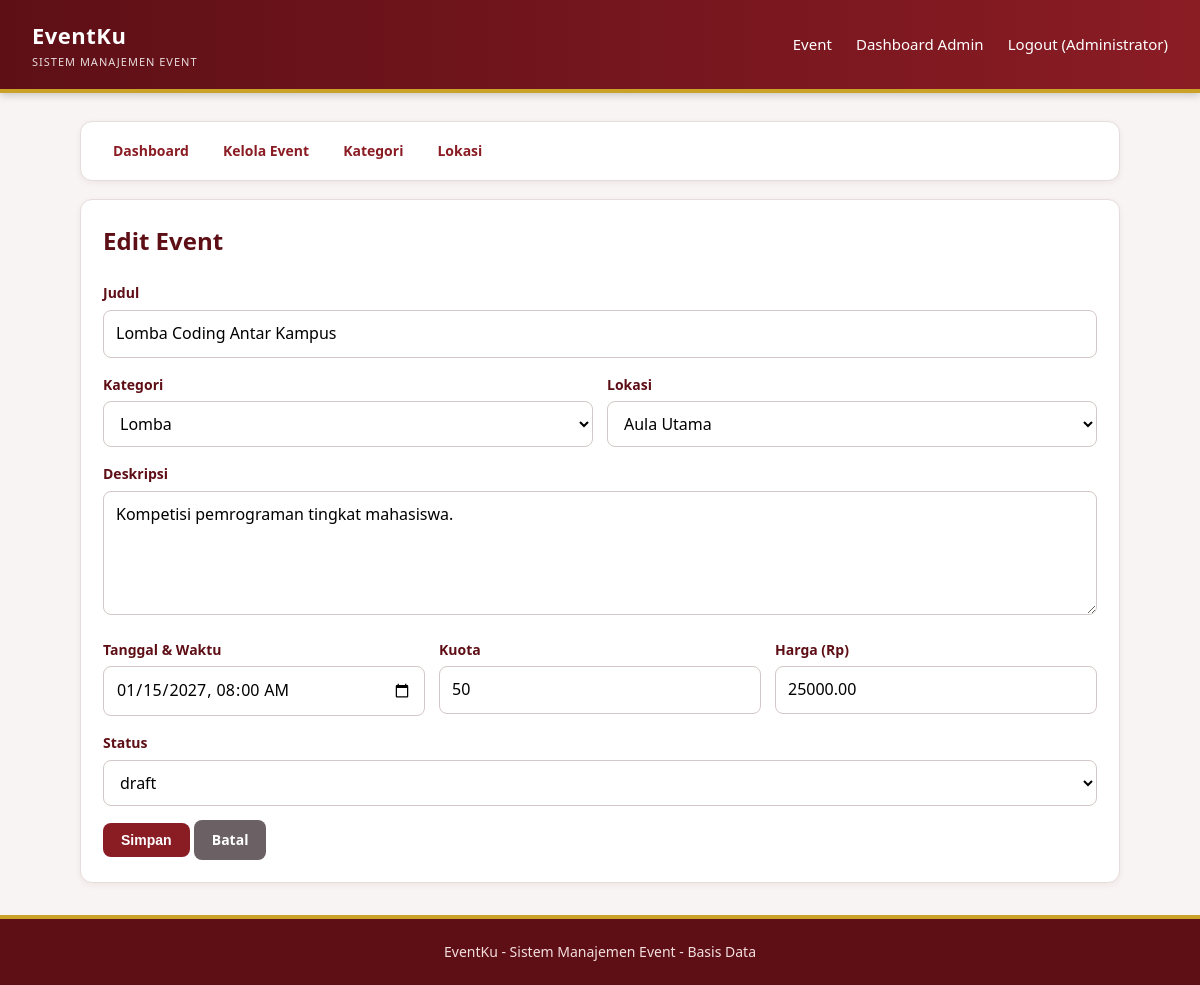
Screenshot of /admin/event_form.php?id=3 (signed in) with the database file from the repository.
### tables this page shows
CREATE TABLE events (
  id INT AUTO_INCREMENT PRIMARY KEY,
  category_id INT NOT NULL,
  venue_id INT NOT NULL,
  created_by INT NOT NULL,
  title VARCHAR(200) NOT NULL,
  description TEXT,
  event_date DATETIME NOT NULL,
  quota INT NOT NULL DEFAULT 0,
  price DECIMAL(12,2) NOT NULL DEFAULT 0,
  status ENUM('draft','published','closed') NOT NULL DEFAULT 'draft',
  created_at TIMESTAMP DEFAULT CURRENT_TIMESTAMP,
  FOREIGN KEY (category_id) REFERENCES categories(id) ON DELETE RESTRICT,
  FOREIGN KEY (venue_id) REFERENCES venues(id) ON DELETE RESTRICT,
  FOREIGN KEY (created_by) REFERENCES users(id) ON DELETE RESTRICT
);

CREATE TABLE categories (
  id INT AUTO_INCREMENT PRIMARY KEY,
  name VARCHAR(100) NOT NULL UNIQUE
);

CREATE TABLE venues (
  id INT AUTO_INCREMENT PRIMARY KEY,
  name VARCHAR(150) NOT NULL,
  address VARCHAR(255) NOT NULL,
  capacity INT NOT NULL DEFAULT 0
);

### includes/functions.php (called while the page is built, shortened)
<?php
function e($s) { return htmlspecialchars((string)$s, ENT_QUOTES, 'UTF-8'); }

### admin/event_form.php (the view, shortened to what this page needs)
<?php
require_once __DIR__ . '/../includes/functions.php';
$id = (int)($_GET['id'] ?? 0);
$event = ['title'=>'','category_id'=>'','venue_id'=>'','description'=>'','event_date'=>'','quota'=>50,'price'=>0,'status'=>'draft'];
if ($id) {
    $s = $pdo->prepare("SELECT * FROM events WHERE id=?");
    $s->execute([$id]);
    $event = $s->fetch();
}
$categories = $pdo->query("SELECT * FROM categories ORDER BY name")->fetchAll();
$venues     = $pdo->query("SELECT * FROM venues ORDER BY name")->fetchAll();
$tglValue = $event['event_date'] ? date('Y-m-d\TH:i', strtotime($event['event_date'])) : '';
$title = $id ? 'Edit Event' : 'Tambah Event';
include __DIR__ . '/../includes/header.php';
include __DIR__ . '/_menu.php';
?>
<div class="card">
  <h2><?= e($title) ?></h2>
  <form method="post"><?= csrf_field() ?>
    <label>Judul</label><input type="text" name="title" value="<?= e($event['title']) ?>" required>
    <div class="row">
      <div><label>Kategori</label>
        <select name="category_id">
          <?php foreach ($categories as $c): ?>
            <option value="<?= $c['id'] ?>" <?= $event['category_id'] == $c['id'] ? 'selected' : '' ?>><?= e($c['name']) ?></option>
          <?php endforeach; ?>
        </select></div>
      <div><label>Lokasi</label>
        <select name="venue_id">
          <?php foreach ($venues as $v): ?>
            <option value="<?= $v['id'] ?>" <?= $event['venue_id'] == $v['id'] ? 'selected' : '' ?>><?= e($v['name']) ?></option>
          <?php endforeach; ?>
        </select></div>
    </div>
    <label>Deskripsi</label><textarea name="description" rows="4"><?= e($event['description']) ?></textarea>
    <div class="row">
      <div><label>Tanggal &amp; Waktu</label><input type="datetime-local" name="event_date" value="<?= e($tglValue) ?>" required></div>
      <div><label>Kuota</label><input type="number" name="quota" min="1" value="<?= e($event['quota']) ?>"></div>
      <div><label>Harga (Rp)</label><input type="number" name="price" min="0" step="1000" value="<?= e($event['price']) ?>"></div>
    </div>
    <label>Status</label>
    <select name="status">
      <?php foreach (['draft','published','closed'] as $st): ?>
        <option value="<?= $st ?>" <?= $event['status'] === $st ? 'selected' : '' ?>><?= $st ?></option>
      <?php endforeach; ?>
    </select>
    <button class="btn">Simpan</button> <a class="btn gray" href="events.php">Batal</a>
  </form>
</div>
<?php include __DIR__ . '/../includes/footer.php'; ?>

### assets/style.css (style rules this page uses)
:root { --maroon:#8a1c24; --maroon-dark:#5e0f16; --maroon-light:#fbeeee; --gold:#c9a227; --bg:#f7f4f3; --text:#2a2224; --muted:#6b6165; --border:#e6dcdc; }
* { box-sizing:border-box }
body { margin:0;font-family:"Segoe UI",system-ui,-apple-system,Arial,sans-serif;background:var(--bg);color:var(--text);line-height:1.6 }
a { color:var(--maroon);text-decoration:none }
h2 { color:var(--maroon-dark);margin-top:0 }
.card { background:#fff;border-radius:12px;padding:22px;border:1px solid var(--border);box-shadow:0 2px 6px rgba(94,15,22,.06);margin-bottom:18px }
.btn { display:inline-block;padding:9px 18px;border:0;border-radius:8px;background:var(--maroon);color:#fff;cursor:pointer;font-size:14px;font-weight:600;transition:background .15s }
.btn.gray { background:#6b6165 }
input,select,textarea { width:100%;padding:10px 12px;border:1px solid #d4c7c7;border-radius:8px;font:inherit;margin:4px 0 14px;background:#fff }
label { font-weight:600;font-size:14px;color:var(--maroon-dark) }
.row { display:flex;gap:14px;flex-wrap:wrap }
.row>div { flex:1;min-width:140px }

### rows the page displays
events: title "Lomba Coding Antar Kampus", category_id "Lomba", venue_id "Aula Utama", description "Kompetisi pemrograman tingkat mahasiswa.", event_date "01/15/2027 08:00", quota "50", price "25000.00", status "draft"

### other values shown
$u['name'] "Administrator"
$title "Edit Event"
